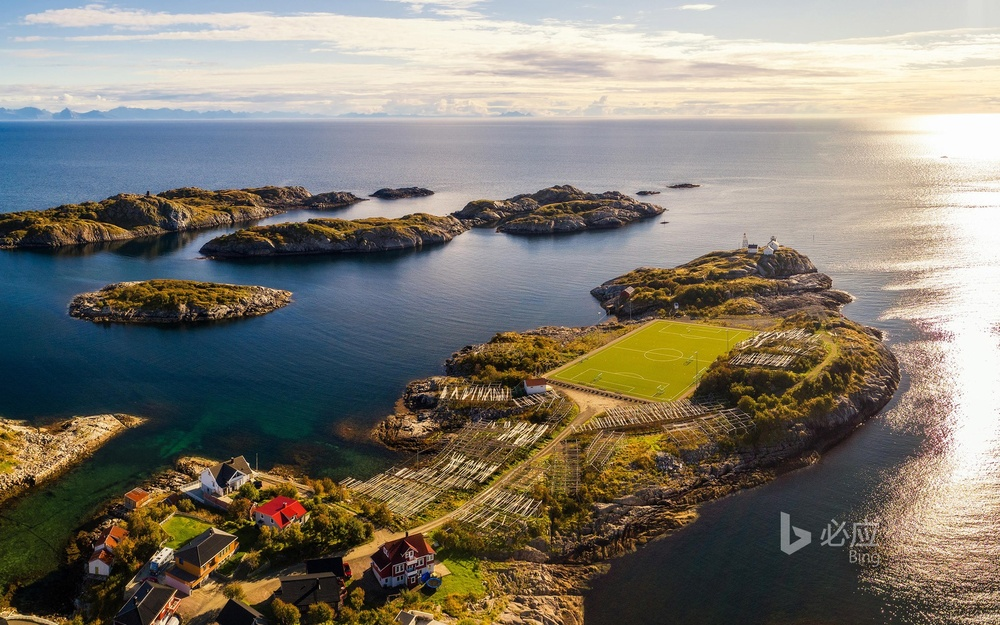
#> input picture BingWallpaper-2018-06-14.jpg, 1000 x 625 px, shrunk from 1920 x 1200 before the run
$ python opencv_7.py
#> lines starting #> are read from the running program, lines starting #| are printed output that depends on the picture
# -*- coding: utf-8 -*-
"""
Created on Sun Jun 17 21:40:55 2018

@author: tzhou
"""

import numpy as np
import cv2
from matplotlib import pyplot as plt

img = cv2.imread('BingWallpaper-2018-06-14.jpg')
#> img is the input picture: shape (625, 1000, 3); mean B, G, R 111.5, 122.3, 127.2
color = ('b', 'g', 'r')
for i, col in enumerate(color):
    histr = cv2.calcHist([img], [i], None, [256], [0, 256])
    plt.plot(histr, color = col)
    plt.xlim([0, 256])
plt.show()
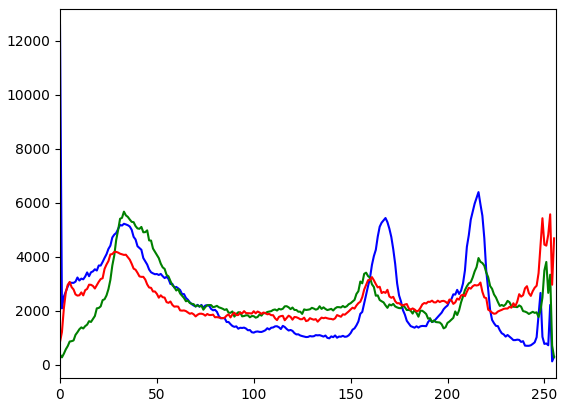
#> figure drawn by matplotlib, 1 panel; curve peaks at x = 0, y = 12575; curve peaks at x = 33, y = 5677; curve peaks at x = 253, y = 5578
